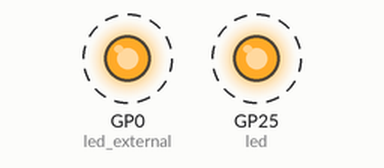
A program run on a simulated Raspberry Pi Pico running MicroPython. On the bench: output pins drawn as LEDs (lit = HIGH). Dashed ring = blinking.

Above: at 0.5 s.
Timing chart, 0 to 4.6 s (numbered marks = the images above):
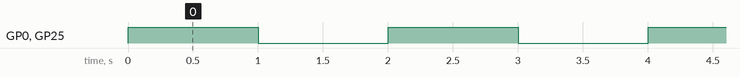

The program:

v1.py
```python
import machine
import time

led = machine.Pin("LED", machine.Pin.OUT)
led_external = machine.Pin(0, machine.Pin.OUT)


# Blink the onboard LED
while True:
    led.toggle()  # Toggle the LED state between on and off
    led_external.toggle()  # Set the LED to on

    time.sleep(1)  # Wait for 1 second
```

Measured:
- by itself, GP0 (led_external), GP25 (led): alternates HIGH for 1.0 s and LOW for 1.0 s
